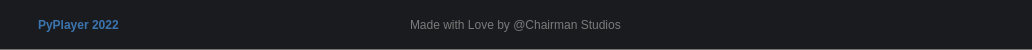
     <widget class="QFrame" name="titleBar">
      <property name="minimumSize">
       <size>
        <width>0</width>
        <height>50</height>
       </size>
      </property>
      <property name="maximumSize">
       <size>
        <width>16777215</width>
        <height>50</height>
       </size>
      </property>
      <property name="styleSheet">
       <string notr="true">background-color: rgb(26, 27, 31);
border: none;
border-bottom: 1px solid rgb(117, 117, 117);</string>
      </property>
      <property name="frameShape">
       <enum>QFrame::NoFrame</enum>
      </property>
      <property name="frameShadow">
       <enum>QFrame::Raised</enum>
      </property>
      <layout class="QHBoxLayout" name="horizontalLayout_8">
       <property name="spacing">
        <number>5</number>
       </property>
       <property name="leftMargin">
        <number>5</number>
       </property>
       <property name="topMargin">
        <number>0</number>
       </property>
       <property name="rightMargin">
        <number>5</number>
       </property>
       <property name="bottomMargin">
        <number>0</number>
       </property>
       <item>
        <widget class="QPushButton" name="openFile">
         <property name="minimumSize">
          <size>
           <width>28</width>
           <height>28</height>
          </size>
         </property>
         <property name="maximumSize">
          <size>
           <width>28</width>
           <height>28</height>
          </size>
         </property>
         <property name="styleSheet">
          <string notr="true">QPushButton {
	border: none;
	background-color: rgb(26, 27, 31);
	border-radius: 14px;
}

QPushButton:hover {
	background-color: rgb(45, 47, 54);
}

QPushButton:pressed {
	background-color: rgb(0, 0, 0);
}</string>
         </property>
         <property name="text">
          <string/>
         </property>
         <property name="icon">
          <iconset resource="../resources.qrc">
           <normaloff>:/icons/assets/menu.svg</normaloff>:/icons/assets/menu.svg</iconset>
         </property>
         <property name="iconSize">
          <size>
           <width>20</width>
           <height>20</height>
          </size>
         </property>
        </widget>
       </item>
       <item>
        <widget class="QLabel" name="label">
         <property name="minimumSize">
          <size>
           <width>150</width>
           <height>0</height>
          </size>
         </property>
         <property name="maximumSize">
          <size>
           <width>150</width>
           <height>16777215</height>
          </size>
         </property>
         <property name="font">
          <font>
           <bold>true</bold>
          </font>
         </property>
         <property name="styleSheet">
          <string notr="true">color: rgb(59, 117, 176);
border: none;</string>
         </property>
         <property name="text">
          <string>PyPlayer 2022</string>
         </property>
        </widget>
       </item>
       <item>
        <spacer name="horizontalSpacer">
         <property name="orientation">
          <enum>Qt::Horizontal</enum>
         </property>
         <property name="sizeHint" stdset="0">
          <size>
           <width>217</width>
           <height>17</height>
          </size>
         </property>
        </spacer>
       </item>
       <item>
        <widget class="QLabel" name="label_2">
         <property name="minimumSize">
          <size>
           <width>300</width>
           <height>0</height>
          </size>
         </property>
         <property name="maximumSize">
          <size>
           <width>300</width>
           <height>16777215</height>
          </size>
         </property>
         <property name="styleSheet">
          <string notr="true">color: rgb(122, 122, 122);
border: none;</string>
         </property>
         <property name="text">
          <string>Made with Love by @Chairman Studios</string>
         </property>
        </widget>
       </item>
       <item>
        <spacer name="horizontalSpacer_2">
         <property name="orientation">
          <enum>Qt::Horizontal</enum>
         </property>
         <property name="sizeHint" stdset="0">
          <size>
           <width>218</width>
           <height>17</height>
          </size>
         </property>
        </spacer>
       </item>
       <item>
        <widget class="QPushButton" name="miniBtn">
         <property name="minimumSize">
          <size>
           <width>28</width>
           <height>28</height>
          </size>
         </property>
         <property name="maximumSize">
          <size>
           <width>28</width>
           <height>28</height>
          </size>
         </property>
         <property name="styleSheet">
          <string notr="true">QPushButton {
	border: none;
	background-color: rgb(26, 27, 31);
	border-radius: 14px;
}

QPushButton:hover {
	background-color: rgb(45, 47, 54);
}

QPushButton:pressed {
	background-color: rgb(0, 0, 0);
}</string>
         </property>
         <property name="text">
          <string/>
         </property>
         <property name="icon">
          <iconset resource="../resources.qrc">
           <normaloff>:/icons/assets/minus.svg</normaloff>:/icons/assets/minus.svg</iconset>
         </property>
         <property name="iconSize">
          <size>
           <width>16</width>
           <height>16</height>
          </size>
         </property>
        </widget>
       </item>
       <item>
        <widget class="QPushButton" name="miniMaxi">
         <property name="minimumSize">
          <size>
           <width>28</width>
           <height>28</height>
          </size>
         </property>
         <property name="maximumSize">
          <size>
           <width>28</width>
           <height>28</height>
          </size>
         </property>
         <property name="styleSheet">
          <string notr="true">QPushButton {
	border: none;
	background-color: rgb(26, 27, 31);
	border-radius: 14px;
}

QPushButton:hover {
	background-color: rgb(45, 47, 54);
}

QPushButton:pressed {
	background-color: rgb(0, 0, 0);
}</string>
         </property>
         <property name="text">
          <string/>
         </property>
         <property name="icon">
          <iconset resource="../resources.qrc">
           <normaloff>:/icons/assets/full_screen.svg</normaloff>:/icons/assets/full_screen.svg</iconset>
         </property>
         <property name="iconSize">
          <size>
           <width>16</width>
           <height>16</height>
          </size>
         </property>
        </widget>
       </item>
       <item>
        <widget class="QPushButton" name="closeBtn">
         <property name="minimumSize">
          <size>
           <width>28</width>
           <height>28</height>
          </size>
         </property>
         <property name="maximumSize">
          <size>
           <width>28</width>
           <height>28</height>
          </size>
         </property>
         <property name="styleSheet">
          <string notr="true">QPushButton {
	border: none;
	background-color: rgb(26, 27, 31);
	border-radius: 14px;
}

QPushButton:hover {
	background-color: rgb(45, 47, 54);
}

QPushButton:pressed {
	background-color: rgb(0, 0, 0);
}</string>
         </property>
         <property name="text">
          <string/>
         </property>
         <property name="icon">
          <iconset resource="../resources.qrc">
           <normaloff>:/icons/assets/close.svg</normaloff>:/icons/assets/close.svg</iconset>
         </property>
         <property name="iconSize">
          <size>
           <width>16</width>
           <height>16</height>
          </size>
         </property>
        </widget>
       </item>
      </layout>
     </widget>
